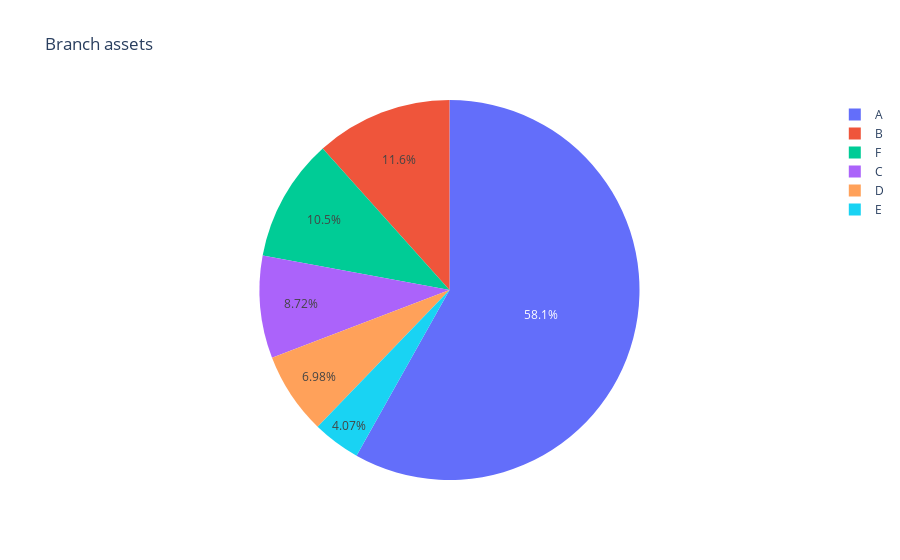

Here is the notebook cell this chart was saved with:
### Markdown cell above
# Exercise 2

### Code cell
query2 = ''' 
        SELECT branch_name, assets FROM branch
        '''
ex2 = pd.read_sql(query2, con=engineX) # use engine1 from previous cell
# print(ex2)

# Create the pie chart
fig = px.pie(ex2, names='branch_name', values='assets', 
             title='Branch assets')

# Show the chart
fig.show()

### Figure 1 — Plotly figure (JSON) as saved in the notebook; plotly's stock layout.template omitted (floating-point values rounded to 4 significant figures)
{"data": [{"domain": {"x": [0, 1], "y": [0, 1]}, "hovertemplate": "branch_name=%{label}<br>assets=%{value}<extra></extra>", "labels": ["A", "B", "C", "D", "E", "F"], "legendgroup": "", "name": "", "showlegend": true, "type": "pie", "values": [100000, 20000, 15000, 12000, 7000, 18000]}], "layout": {"legend": {"tracegroupgap": 0}, "title": {"text": "Branch assets"}}}
